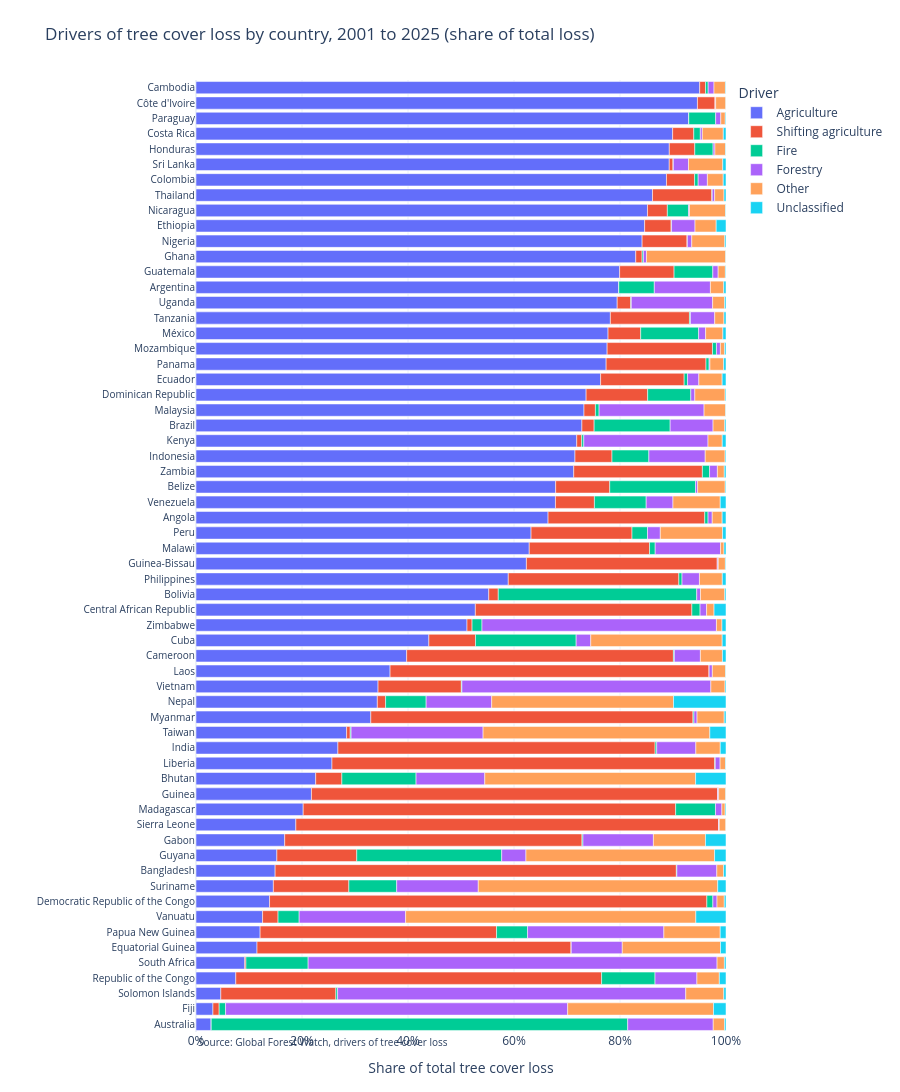

The notebook cell this image was saved under:
### Markdown cell above
### 5.4 Drivers by country

### Code cell
# Share of each driver in total tree cover loss over 2001-2025, by country
drivers = groups + ['Unclassified']
shares = df_drv_wide.groupby('iso3')[drivers].sum()
shares = shares.div(shares.sum(axis=1), axis=0) * 100
shares = shares.merge(df_s[['iso3', 'country']].drop_duplicates(), on='iso3')
shares = shares.sort_values('Agriculture')

# Long format for plotly: one row per country and driver
df_bar = shares.melt(id_vars=['iso3', 'country'], value_vars=drivers,
                     var_name='Driver', value_name='Share (%)')

fig = px.bar(df_bar, x='Share (%)', y='country', color='Driver', orientation='h',
             title='Drivers of tree cover loss by country, 2001 to 2025 (share of total loss)',
             labels={'country': ''},
             category_orders={'Driver': ['Agriculture', 'Shifting agriculture', 'Fire',
                                         'Forestry', 'Other', 'Unclassified']},
             template='plotly_white', height=1300)
n_countries = df_bar['country'].nunique()
fig.update_layout(height=22 * n_countries + 150, margin=dict(t=80, b=60))
fig.update_yaxes(dtick=1, tickfont=dict(size=10))          # show every country name
fig.update_xaxes(range=[0, 100], ticksuffix='%', title='Share of total tree cover loss')
fig.add_annotation(text='Source: Global Forest Watch, drivers of tree cover loss',
                   x=0, y=-0.02, xref='paper', yref='paper', showarrow=False, font=dict(size=10))
fig.write_image('../figures/drivers_by_country.png', scale=2)
fig.show()

### Figure 1 — Plotly figure (JSON) as saved in the notebook; plotly's stock layout.template omitted (floating-point values rounded to 4 significant figures)
{"data": [{"hovertemplate": "Driver=Agriculture<br>Share (%)=%{x}<br>=%{y}<extra></extra>", "legendgroup": "Agriculture", "marker": {"color": "#636efa", "pattern": {"shape": ""}}, "name": "Agriculture", "orientation": "h", "showlegend": true, "textposition": "auto", "x": [2.87, 3.199, 4.682, 7.508, 9.201, 11.51, 12.1, 12.56, 13.88, 14.6, 14.93, 15.26, 16.73, 18.84, 20.23, 21.78, 22.59, 25.65, 26.78, 28.42, 32.98, 34.21, 34.35, 36.62, 39.75, 43.94, 51.14, 52.71, 55.24, 58.92, 62.34, 62.88, 63.22, 66.43, 67.82, 67.86, 71.27, 71.5, 71.84, 72.81, 73.21, 73.61, 76.34, 77.39, 77.57, 77.75, 78.19, 79.47, 79.76, 79.93, 82.97, 84.17, 84.65, 85.18, 86.14, 88.77, 89.29, 89.3, 89.93, 92.97, 94.61, 95.04], "xaxis": "x", "y": ["Australia", "Fiji", "Solomon Islands", "Republic of the Congo", "South Africa", "Equatorial Guinea", "Papua New Guinea", "Vanuatu", "Democratic Republic of the Congo", "Suriname", "Bangladesh", "Guyana", "Gabon", "Sierra Leone", "Madagascar", "Guinea", "Bhutan", "Liberia", "India", "Taiwan", "Myanmar", "Nepal", "Vietnam", "Laos", "Cameroon", "Cuba", "Zimbabwe", "Central African Republic", "Bolivia", "Philippines", "Guinea-Bissau", "Malawi", "Peru", "Angola", "Venezuela", "Belize", "Zambia", "Indonesia", "Kenya", "Brazil", "Malaysia", "Dominican Republic", "Ecuador", "Panama", "Mozambique", "México", "Tanzania", "Uganda", "Argentina", "Guatemala", "Ghana", "Nigeria", "Ethiopia", "Nicaragua", "Thailand", "Colombia", "Sri Lanka", "Honduras", "Costa Rica", "Paraguay", "Côte d'Ivoire", "Cambodia"], "yaxis": "y", "type": "bar"}, {"hovertemplate": "Driver=Shifting agriculture<br>Share (%)=%{x}<br>=%{y}<extra></extra>", "legendgroup": "Shifting agriculture", "marker": {"color": "#EF553B", "pattern": {"shape": ""}}, "name": "Shifting agriculture", "orientation": "h", "showlegend": true, "textposition": "auto", "x": [0.002739, 1.171, 21.71, 69.02, 0.2212, 59.25, 44.61, 2.918, 82.51, 14.24, 75.7, 15.07, 56.09, 79.75, 70.27, 76.64, 4.938, 72.23, 59.85, 0.6788, 60.79, 1.557, 15.71, 60.19, 50.33, 8.803, 0.9537, 40.85, 1.791, 32.18, 36.02, 22.7, 19.05, 29.56, 7.352, 10.2, 24.27, 6.985, 0.9357, 2.306, 2.15, 11.62, 15.76, 18.84, 19.88, 6.158, 14.91, 2.559, 0.008121, 10.27, 1.188, 8.473, 4.993, 3.75, 11.2, 5.305, 0.7032, 4.806, 3.993, 0.008604, 3.343, 1.105], "xaxis": "x", "y": ["Australia", "Fiji", "Solomon Islands", "Republic of the Congo", "South Africa", "Equatorial Guinea", "Papua New Guinea", "Vanuatu", "Democratic Republic of the Congo", "Suriname", "Bangladesh", "Guyana", "Gabon", "Sierra Leone", "Madagascar", "Guinea", "Bhutan", "Liberia", "India", "Taiwan", "Myanmar", "Nepal", "Vietnam", "Laos", "Cameroon", "Cuba", "Zimbabwe", "Central African Republic", "Bolivia", "Philippines", "Guinea-Bissau", "Malawi", "Peru", "Angola", "Venezuela", "Belize", "Zambia", "Indonesia", "Kenya", "Brazil", "Malaysia", "Dominican Republic", "Ecuador", "Panama", "Mozambique", "México", "Tanzania", "Uganda", "Argentina", "Guatemala", "Ghana", "Nigeria", "Ethiopia", "Nicaragua", "Thailand", "Colombia", "Sri Lanka", "Honduras", "Costa Rica", "Paraguay", "Côte d'Ivoire", "Cambodia"], "yaxis": "y", "type": "bar"}, {"hovertemplate": "Driver=Fire<br>Share (%)=%{x}<br>=%{y}<extra></extra>", "legendgroup": "Fire", "marker": {"color": "#00cc96", "pattern": {"shape": ""}}, "name": "Fire", "orientation": "h", "showlegend": true, "textposition": "auto", "x": [78.58, 1.209, 0.3327, 10.08, 11.74, 0.04677, 5.855, 3.985, 1.137, 9.029, 0.1048, 27.35, 0.1858, 0.01133, 7.514, 0.004881, 14.0, 0.09067, 0.3061, 0.1683, 0.2009, 7.653, 0.1131, 0.01168, 0.1841, 18.99, 1.869, 1.546, 37.45, 0.6002, 0.008804, 1.062, 2.92, 0.6261, 9.766, 16.19, 1.355, 6.958, 0.3968, 14.34, 0.6956, 8.141, 0.6458, 0.5913, 0.7484, 10.93, 0.1922, 0.1049, 6.702, 7.31, 0.2512, 0.06808, 0.08677, 3.986, 0.07111, 0.6743, 0.07394, 3.453, 1.233, 5.074, 0.004239, 0.4935], "xaxis": "x", "y": ["Australia", "Fiji", "Solomon Islands", "Republic of the Congo", "South Africa", "Equatorial Guinea", "Papua New Guinea", "Vanuatu", "Democratic Republic of the Congo", "Suriname", "Bangladesh", "Guyana", "Gabon", "Sierra Leone", "Madagascar", "Guinea", "Bhutan", "Liberia", "India", "Taiwan", "Myanmar", "Nepal", "Vietnam", "Laos", "Cameroon", "Cuba", "Zimbabwe", "Central African Republic", "Bolivia", "Philippines", "Guinea-Bissau", "Malawi", "Peru", "Angola", "Venezuela", "Belize", "Zambia", "Indonesia", "Kenya", "Brazil", "Malaysia", "Dominican Republic", "Ecuador", "Panama", "Mozambique", "México", "Tanzania", "Uganda", "Argentina", "Guatemala", "Ghana", "Nigeria", "Ethiopia", "Nicaragua", "Thailand", "Colombia", "Sri Lanka", "Honduras", "Costa Rica", "Paraguay", "Côte d'Ivoire", "Cambodia"], "yaxis": "y", "type": "bar"}, {"hovertemplate": "Driver=Forestry<br>Share (%)=%{x}<br>=%{y}<extra></extra>", "legendgroup": "Forestry", "marker": {"color": "#ab63fa", "pattern": {"shape": ""}}, "name": "Forestry", "orientation": "h", "showlegend": true, "textposition": "auto", "x": [16.13, 64.55, 65.68, 7.901, 77.16, 9.622, 25.72, 20.08, 0.782, 15.39, 7.531, 4.573, 13.29, 0.127, 1.207, 0.1934, 12.97, 0.9133, 7.382, 24.9, 0.57, 12.37, 46.97, 0.5998, 4.908, 2.752, 44.24, 1.231, 0.7024, 3.285, 0.1752, 12.33, 2.42, 0.7856, 5.052, 0.3949, 1.477, 10.63, 23.44, 8.094, 19.81, 0.7581, 2.124, 0.1626, 0.7457, 1.324, 4.575, 15.34, 10.59, 1.006, 0.5803, 0.8295, 4.427, 0.1884, 0.4535, 1.74, 2.85, 0.3475, 0.3789, 0.9665, 0.09107, 1.101], "xaxis": "x", "y": ["Australia", "Fiji", "Solomon Islands", "Republic of the Congo", "South Africa", "Equatorial Guinea", "Papua New Guinea", "Vanuatu", "Democratic Republic of the Congo", "Suriname", "Bangladesh", "Guyana", "Gabon", "Sierra Leone", "Madagascar", "Guinea", "Bhutan", "Liberia", "India", "Taiwan", "Myanmar", "Nepal", "Vietnam", "Laos", "Cameroon", "Cuba", "Zimbabwe", "Central African Republic", "Bolivia", "Philippines", "Guinea-Bissau", "Malawi", "Peru", "Angola", "Venezuela", "Belize", "Zambia", "Indonesia", "Kenya", "Brazil", "Malaysia", "Dominican Republic", "Ecuador", "Panama", "Mozambique", "México", "Tanzania", "Uganda", "Argentina", "Guatemala", "Ghana", "Nigeria", "Ethiopia", "Nicaragua", "Thailand", "Colombia", "Sri Lanka", "Honduras", "Costa Rica", "Paraguay", "Côte d'Ivoire", "Cambodia"], "yaxis": "y", "type": "bar"}, {"hovertemplate": "Driver=Other<br>Share (%)=%{x}<br>=%{y}<extra></extra>", "legendgroup": "Other", "marker": {"color": "#FFA15A", "pattern": {"shape": ""}}, "name": "Other", "orientation": "h", "showlegend": true, "textposition": "auto", "x": [2.143, 27.52, 7.181, 4.232, 1.384, 18.53, 10.63, 54.76, 1.369, 45.18, 1.28, 35.59, 9.826, 1.255, 0.6177, 1.346, 39.78, 1.016, 4.611, 42.78, 5.127, 34.3, 2.673, 2.509, 4.159, 24.8, 1.043, 1.409, 4.586, 4.317, 1.34, 0.6515, 11.74, 1.877, 8.924, 5.2, 1.301, 3.754, 2.685, 2.211, 4.081, 5.71, 4.402, 2.577, 0.7979, 3.254, 1.748, 2.257, 2.512, 1.365, 14.96, 6.225, 3.993, 6.802, 1.769, 2.989, 6.468, 1.994, 3.958, 0.8501, 1.93, 2.159], "xaxis": "x", "y": ["Australia", "Fiji", "Solomon Islands", "Republic of the Congo", "South Africa", "Equatorial Guinea", "Papua New Guinea", "Vanuatu", "Democratic Republic of the Congo", "Suriname", "Bangladesh", "Guyana", "Gabon", "Sierra Leone", "Madagascar", "Guinea", "Bhutan", "Liberia", "India", "Taiwan", "Myanmar", "Nepal", "Vietnam", "Laos", "Cameroon", "Cuba", "Zimbabwe", "Central African Republic", "Bolivia", "Philippines", "Guinea-Bissau", "Malawi", "Peru", "Angola", "Venezuela", "Belize", "Zambia", "Indonesia", "Kenya", "Brazil", "Malaysia", "Dominican Republic", "Ecuador", "Panama", "Mozambique", "México", "Tanzania", "Uganda", "Argentina", "Guatemala", "Ghana", "Nigeria", "Ethiopia", "Nicaragua", "Thailand", "Colombia", "Sri Lanka", "Honduras", "Costa Rica", "Paraguay", "Côte d'Ivoire", "Cambodia"], "yaxis": "y", "type": "bar"}, {"hovertemplate": "Driver=Unclassified<br>Share (%)=%{x}<br>=%{y}<extra></extra>", "legendgroup": "Unclassified", "marker": {"color": "#19d3f3", "pattern": {"shape": ""}}, "name": "Unclassified", "orientation": "h", "showlegend": true, "textposition": "auto", "x": [0.2689, 2.358, 0.4139, 1.257, 0.3015, 1.038, 1.09, 5.69, 0.3226, 1.565, 0.4525, 2.158, 3.873, 0.01542, 0.1618, 0.03817, 5.739, 0.09708, 1.079, 3.054, 0.334, 9.903, 0.1851, 0.06927, 0.6722, 0.7179, 0.7589, 2.253, 0.2318, 0.695, 0.1144, 0.3752, 0.6504, 0.7238, 1.084, 0.1495, 0.3225, 0.1693, 0.7081, 0.2297, 0.0574, 0.1695, 0.7248, 0.4456, 0.2589, 0.5893, 0.3826, 0.2644, 0.4286, 0.1158, 0.04453, 0.2305, 1.851, 0.08829, 0.3714, 0.5224, 0.6116, 0.0968, 0.5069, 0.1348, 0.02084, 0.1041], "xaxis": "x", "y": ["Australia", "Fiji", "Solomon Islands", "Republic of the Congo", "South Africa", "Equatorial Guinea", "Papua New Guinea", "Vanuatu", "Democratic Republic of the Congo", "Suriname", "Bangladesh", "Guyana", "Gabon", "Sierra Leone", "Madagascar", "Guinea", "Bhutan", "Liberia", "India", "Taiwan", "Myanmar", "Nepal", "Vietnam", "Laos", "Cameroon", "Cuba", "Zimbabwe", "Central African Republic", "Bolivia", "Philippines", "Guinea-Bissau", "Malawi", "Peru", "Angola", "Venezuela", "Belize", "Zambia", "Indonesia", "Kenya", "Brazil", "Malaysia", "Dominican Republic", "Ecuador", "Panama", "Mozambique", "México", "Tanzania", "Uganda", "Argentina", "Guatemala", "Ghana", "Nigeria", "Ethiopia", "Nicaragua", "Thailand", "Colombia", "Sri Lanka", "Honduras", "Costa Rica", "Paraguay", "Côte d'Ivoire", "Cambodia"], "yaxis": "y", "type": "bar"}], "layout": {"xaxis": {"anchor": "y", "domain": [0.0, 1.0], "title": {"text": "Share of total tree cover loss"}, "range": [0, 100], "ticksuffix": "%"}, "yaxis": {"anchor": "x", "domain": [0.0, 1.0], "title": {"text": ""}, "tickfont": {"size": 10}, "dtick": 1}, "legend": {"title": {"text": "Driver"}, "tracegroupgap": 0}, "title": {"text": "Drivers of tree cover loss by country, 2001 to 2025 (share of total loss)"}, "barmode": "relative", "height": 1514, "margin": {"t": 80, "b": 60}, "annotations": [{"font": {"size": 10}, "showarrow": false, "text": "Source: Global Forest Watch, drivers of tree cover loss", "x": 0, "xref": "paper", "y": -0.02, "yref": "paper"}]}}
